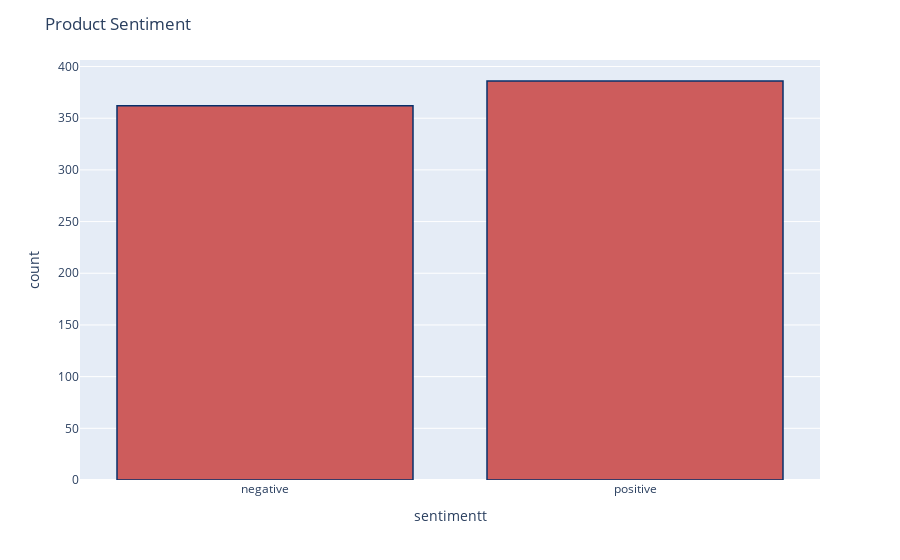

The notebook cell saved with this chart:
### Code cell
#Negative vs Positive Sentiment
import matplotlib.pyplot as plt
import seaborn as sns
color = sns.color_palette()
%matplotlib inline
import plotly.offline as py
py.init_notebook_mode(connected=True)
import plotly.graph_objs as go
import plotly.tools as tls
import plotly.express as px
df['sentimentt'] = df['sentiment'].replace({0 : 'negative'})
df['sentimentt'] = df['sentimentt'].replace({1 : 'positive'})
fig = px.histogram(df, x="sentimentt")
fig.update_traces(marker_color="indianred",marker_line_color='rgb(8,48,107)',
                  marker_line_width=1.5)
fig.update_layout(title_text='Product Sentiment')
fig.show()

### Figure 1 — Plotly figure (JSON) as saved in the notebook; plotly's stock layout.template omitted (floating-point values rounded to 4 significant figures; data arrays with more than 128 entries replaced by an {"elided": "..."} marker saying what was removed)
{"data": [{"alignmentgroup": "True", "bingroup": "x", "hovertemplate": "sentimentt=%{x}<br>count=%{y}<extra></extra>", "legendgroup": "", "marker": {"color": "indianred", "line": {"color": "rgb(8,48,107)", "width": 1.5}, "pattern": {"shape": ""}}, "name": "", "offsetgroup": "", "orientation": "v", "showlegend": false, "type": "histogram", "x": {"elided": "748 str values"}, "xaxis": "x", "yaxis": "y"}], "layout": {"autosize": true, "barmode": "relative", "legend": {"tracegroupgap": 0}, "margin": {"t": 60}, "title": {"text": "Product Sentiment"}, "xaxis": {"anchor": "y", "autorange": true, "domain": [0, 1], "range": [-0.5, 1.5], "title": {"text": "sentimentt"}, "type": "category"}, "yaxis": {"anchor": "x", "autorange": true, "domain": [0, 1], "range": [0, 406.3], "title": {"text": "count"}}}}
